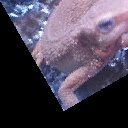

The script that drew this image:
import cv2
import numpy as np
import matplotlib.pyplot as plt

# Read image
_img = cv2.imread("imori.jpg").astype(np.float32)
H, W, C = _img.shape


# Affine

A = 30.
theta = - np.pi * A / 180.

a = np.cos(theta)
b = -np.sin(theta)
c = np.sin(theta)
d = np.cos(theta)
tx = 0
ty = 0

img = np.zeros((H+2, W+2, C), dtype=np.float32)
img[1:H+1, 1:W+1] = _img

H_new = np.round(H).astype(np.int)
W_new = np.round(W).astype(np.int)
out = np.zeros((H_new, W_new, C), dtype=np.float32)

x_new = np.tile(np.arange(W_new), (H_new, 1))
y_new = np.arange(H_new).repeat(W_new).reshape(H_new, -1)

adbc = a * d - b * c
x = np.round((d * x_new  - b * y_new) / adbc).astype(np.int) - tx + 1
y = np.round((-c * x_new + a * y_new) / adbc).astype(np.int) - ty + 1

x = np.minimum(np.maximum(x, 0), W+1).astype(np.int)
y = np.minimum(np.maximum(y, 0), H+1).astype(np.int)

out[y_new, x_new] = img[y, x]

out = out.astype(np.uint8)

# Save result
cv2.imshow("result", out)
cv2.waitKey(0)
cv2.imwrite("out.jpg", out)
